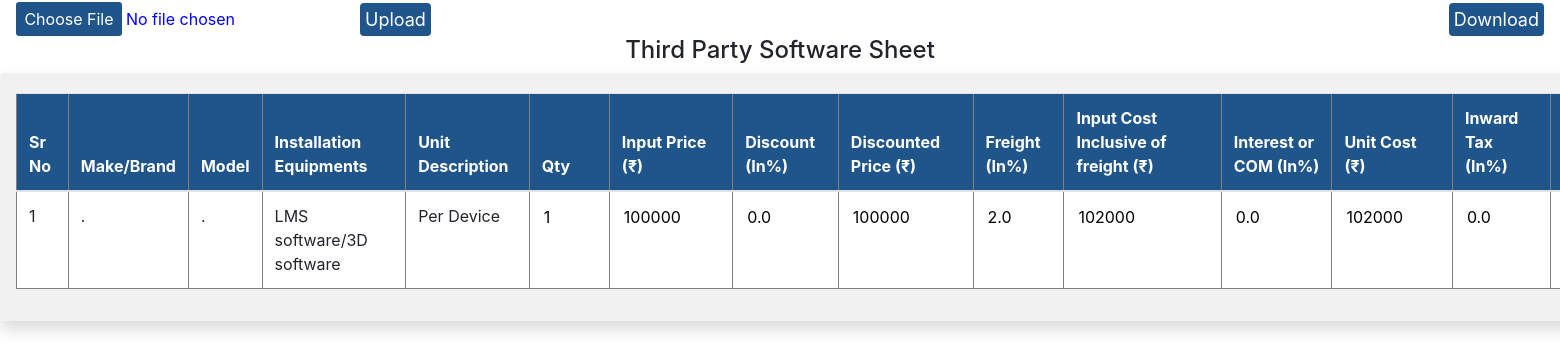
The app's page /admins/hardwarethirdparty/ with its own data.
### Admin1/models.py (models this page shows)
class HardWareThirdParty(models.Model):
    sr_no=models.AutoField(primary_key=True)
    MakeBrand=models.CharField(max_length=500)
    Model=models.CharField(max_length=500)
    InstallationEquipments=models.CharField(max_length=500)
    UnitDescription=models.CharField(max_length=500)
    Qty=models.IntegerField()
    InputPrice =models.IntegerField()
    Discount=models.IntegerField()
    DiscountedPrice=models.IntegerField()
    Freight=models.IntegerField()
    InputCostInclusiveoffreight=models.IntegerField()
    InterestCOM=models.IntegerField()
    UnitCost=models.IntegerField()
    InwardTax=models.IntegerField()
    UnitCostInclusiveofRisk=models.IntegerField()
    ContigencyPercentage=models.IntegerField()
    UnitCostInclusiveofContigency=models.IntegerField()
    Margin=models.IntegerField()
    Unit_Price=models.IntegerField()
    WarrantyCharges=models.IntegerField()
    UnitPrice=models.IntegerField()
    InsuranceCharges =models.IntegerField()
    ListPricewithoutRoundup =models.IntegerField()
    ListPricewithRoundedup =models.IntegerField()

class InputConfiguration(models.Model):
    sr_no=models.AutoField(primary_key=True)
    desc=models.CharField(max_length=500)
    ft_hardware=models.FloatField()
    active=models.FloatField()
    passive=models.FloatField()
    ddcsensor=models.FloatField()
    thirdparty=models.FloatField()
    cabpiptray=models.FloatField()
    ft_hardware1=models.FloatField()
    active1=models.FloatField()
    passive1=models.FloatField()
    ddcsensor1=models.FloatField()
    thirdparty1=models.FloatField()
    cabpiptray1=models.FloatField()
    ftmandayeffort=models.FloatField()
    othersmicffort=models.FloatField()
    ft2=models.FloatField()
    ft3=models.FloatField()
    ft4=models.FloatField()

### Admin1/views.py (the view)
# urls.py: path('hardwarethirdparty/',views.hardwarethirdparty,name='hardwarethirdparty'),
def hardwarethirdparty(request):
	entries=HardWareThirdParty.objects.all()
	context=fetchdata()
	context['entries']=entries
	return render(request,'Admin1/hardwarethirdparty.html',context)

### Admin1/views.py (called while the page is built)
def fetchdata():
	context={}
	InputConfigurations=InputConfiguration.objects.all()
	for i in range(len(InputConfigurations)):
		context[f"InputConfigurations{i+1}"]=InputConfigurations[i]
	return context

### templates/Admin1/hardwarethirdparty.html (shortened to what this page needs)
<!DOCTYPE html>
<html lang="en">
<head>
    <link rel="stylesheet" href="https://cdn.jsdelivr.net/npm/bootstrap@4.1.3/dist/css/bootstrap.min.css"
>
</head>
<body>
    <div style="display:flex;align-items:flex-end" >
                <form  action="/admins/hardwarethirdpartyimport/" style="display:flex;align-items:flex-end" class="mx-3"  method="post" enctype="multipart/form-data">{% csrf_token %}
                    <div style="display:inline-block"><input type="file" style="color: blue;" accept=".xls" required name="bookfile" id=""></div>
                    <button type="submit" class="btn">Upload</button>
            </form>
            <a style="margin-left:auto ;" class="btnss" href="{% url 'export_hardwarethirdparty' %}">
                <button class="btn mx-3"> Download</button>
              </a>
    </div>
    <h4 style="text-align: center;">Third Party Software Sheet</h4>
    <div style="width:3000px;background-color: rgb(241, 241, 241);" class="shadow p-3 mb-5 rounded">
        <form class="my-1">
            <table class="table" border='1'>
                <thead>
                    <tr style="background-color:#20558B;color:white">
                        <th>Sr No</th>
                        <th>Make/Brand</th>
                        <th>Model</th>
                        <th>Installation Equipments</th>
                        <th>Unit Description</th>
                        <th>Qty</th>
                        <th>Input Price (₹)</th>
                        <th>Discount (In%)</th>
                        <th>Discounted Price (₹)</th>
                        <th>Freight (In%)</th>
                        <th>Input Cost Inclusive of freight (₹)</th>
                        <th>Interest or COM (In%)</th>
                        <th>Unit Cost (₹)</th>
                        <th>Inward Tax (In%)</th>
                        <th>Unit Cost Inclusive of Risk (₹)</th>
                    </tr>
                </thead>
                <tbody>
                    {% for entry in entries %}
                    <tr style="background-color:white">
                        <td>{{entry.sr_no}}</td>
                        <td>{{entry.MakeBrand}}</td>
                        <td>{{entry.Model}}</td>
                        <td>{{entry.InstallationEquipments}}</td>
                        <td>{{entry.UnitDescription}}</td>
                        <th><input onchange="abcd(event)" class="{{entry.sr_no}}" id="{{entry.sr_no}}Qty" style="width: 55px;border:none" value="{{entry.Qty}}"
                                    type="number"></th>
                        <th><input onchange="efgh(event)" class="{{entry.sr_no}}" id="{{entry.sr_no}}InputPrice" style="width: 95px;border:none"  value="{{entry.InputPrice}}"
                                    type="number"></th>
                        <th><input  id="{{entry.sr_no}}Discount" style="width: 55px;border:none" readonly="true" value="{{InputConfigurations1.thirdparty}}"
                                    type="number"></th>
                        <th><input  id="{{entry.sr_no}}DiscountedPrice" style="width: 95px;border:none" readonly="true" value="{{entry.DiscountedPrice}}"
                                    type="number"></th>
                        <th><input  id="{{entry.sr_no}}Freight" style="width: 55px;border:none" readonly="true" value="{{InputConfigurations2.thirdparty}}"
                                    type="number"></th>
                        <th><input  id="{{entry.sr_no}}InputCostInclusiveoffreight" style="width: 95px;border:none" readonly="true" value="{{entry.InputCostInclusiveoffreight}}"
                                    type="number"></th>
                        <th><input  id="{{entry.sr_no}}InterestCOM" style="width: 55px;border:none" readonly="true" value="{{InputConfigurations3.thirdparty}}"
                                    type="number"></th>
                        <th><input  id="{{entry.sr_no}}UnitCost" style="width: 95px;border:none" readonly="true" value="{{entry.UnitCost}}"
                                    type="number"></th>
                        <th><input  id="{{entry.sr_no}}InwardTax" style="width: 55px;border:none" readonly="true" value="{{InputConfigurations4.thirdparty}}"
                                    type="number"></th>
                        <th><input  id="{{entry.sr_no}}UnitCostInclusiveofRisk" style="width: 95px;border:none" readonly="true" value="{{entry.UnitCostInclusiveofRisk}}"
                                    type="number"></th>
                    </tr>
                    {% endfor %}
                </tbody>
            </table>
        </form>
    </div>
</body>
</html>

### templates/Admin1/hardwarethirdparty.html (style rules this page uses)
.btn { background-color: #20558B; border: none; color: white; padding: 3px 5px; cursor: pointer; font-size: 18px; }

### records on screen
HardWareThirdParty: sr_no "1", MakeBrand ".", Model ".", InstallationEquipments "LMS software/3D software", UnitDescription "Per Device", InputPrice "100000", DiscountedPrice "100000", InputCostInclusiveoffreight "102000", UnitCost "102000"
InputConfiguration: thirdparty "0.0"
InputConfiguration: thirdparty "2.0"
InputConfiguration: thirdparty "0.0"
InputConfiguration: thirdparty "0.0"
